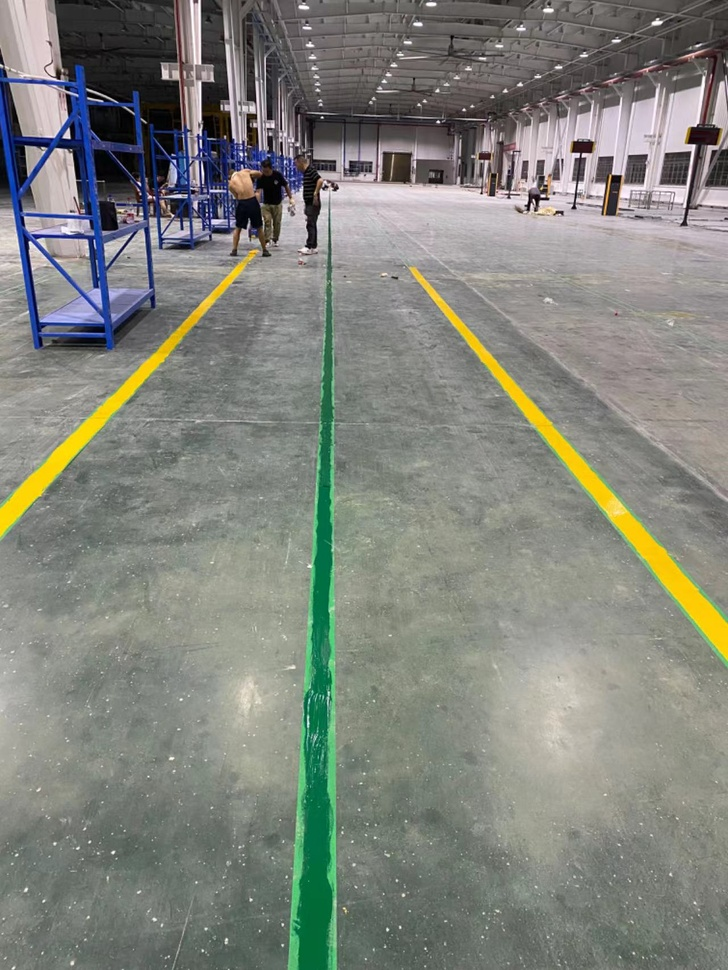
#> input picture src/simple_lane_detection/scripts/imgs/339215720.jpg, 728 x 970 px, shrunk from 1280 x 1706 before the run
$ python -i image_utils.py   (imports and definitions only)
#> lines starting #> are read from the running program, lines starting #| are printed output that depends on the picture
#> further down, picture is the input picture: shape (970, 728, 3); mean B, G, R 123.9, 131.9, 129.3
import cv2
import numpy as np
import sys
from math import sqrt

def do_canny(frame):
    # Converts frame to grayscale because we only need the luminance channel for detecting edges - less computationally expensive
    gray = cv2.cvtColor(frame, cv2.COLOR_BGR2GRAY)
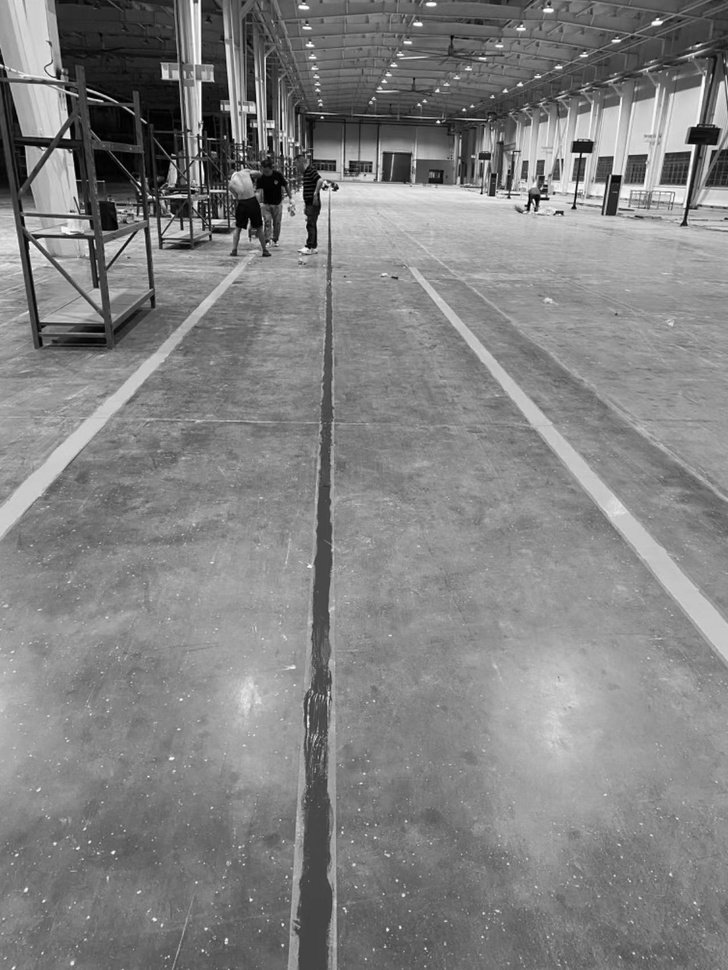
#> gray: shape (970, 728); min 0, max 255, mean 130.2
    # Applies a 5x5 gaussian blur with deviation of 0 to frame - not mandatory since Canny will do this for us
    blur = cv2.GaussianBlur(gray, (5, 5), 0)
    # Applies Canny edge detector with minVal of 50 and maxVal of 150
    canny = cv2.Canny(blur, 50, 150)
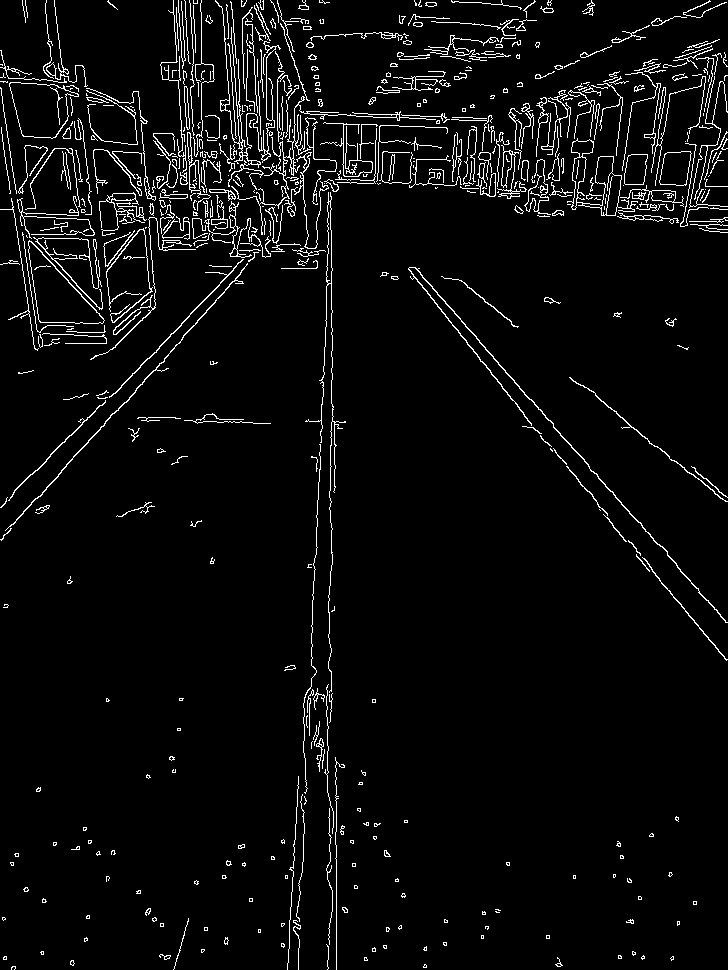
#> canny: shape (970, 728); 4.4% white in thin lines or dots
    return canny

# [122 lines left out: functions do_segment, filter_hough, calculate_lines, calculate_coordinates, visualize_lines, not called in this run]

>>> import cv2
>>> picture = cv2.imread('../imgs/339215720.jpg')
>>> result = do_canny(picture)
